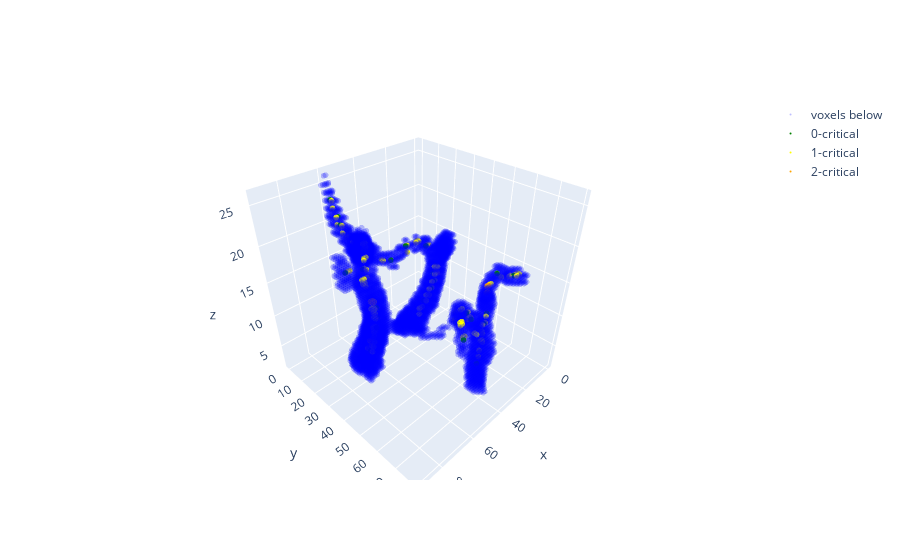

Notebook source saved alongside this figure:
### Code cell
plot_critical_cells(MC, distance_foreground, 0, [0,1,2])
MC.get_number_of_critical_cells(0)

### Figure 1 — Plotly figure (JSON) as saved in the notebook; plotly's stock layout.template omitted (floating-point values rounded to 4 significant figures; data arrays with more than 128 entries replaced by an {"elided": "..."} marker saying what was removed)
{"data": [{"marker": {"color": "blue", "size": 2}, "mode": "markers", "name": "voxels below", "opacity": 0.25, "type": "scatter3d", "x": {"elided": "7337 int values"}, "y": {"elided": "7337 int values"}, "z": {"elided": "7337 int values"}}, {"marker": {"color": "green", "size": 2}, "mode": "markers", "name": "0-critical", "type": "scatter3d", "x": [5, 14, 16, 18, 19, 19, 21, 24, 29, 31, 32, 38, 41, 45, 47, 57, 57, 58, 59, 64, 66, 67, 68, 69, 71, 74, 87], "y": [60, 57, 25, 25, 21, 26, 26, 24, 63, 19, 64, 66, 19, 66, 65, 4, 5, 1, 21, 76, 27, 30, 36, 38, 40, 37, 43], "z": [14, 15, 12, 11, 15, 10, 9, 7, 12, 16, 11, 6, 15, 14, 15, 21, 20, 23, 19, 16, 5, 6, 11, 13, 15, 20, 22]}, {"marker": {"color": "yellow", "size": 2}, "mode": "markers", "name": "1-critical", "type": "scatter3d", "x": [2, 2, 4, 4, 6, 7, 10, 10, 16, 17, 17, 18, 18, 18, 18, 19, 20, 20, 22, 22, 23, 23, 23, 23, 24, 25, 25, 26, 27, 27, 30, 30, 31, 31, 33, 33, 34, 34, 35, 35, 37, 37, 40, 40, 44, 44, 44, 45, 46, 46, 49, 50, 50, 50, 50, 51, 55, 55, 57, 57, 57, 58, 58, 58, 58, 58, 60, 61, 61, 62, 62, 62, 62, 63, 63, 64, 64, 65, 66, 67, 67, 67, 67, 67, 67, 67, 68, 68, 69, 70, 70, 71, 71, 71, 71, 72, 72, 72, 73, 73, 73, 73, 73, 74, 74, 76, 77, 78, 79, 85, 86], "y": [60, 61, 60, 61, 59, 59, 56, 57, 26, 21, 25, 21, 26, 26, 57, 57, 26, 26, 26, 26, 19, 20, 25, 25, 20, 20, 24, 24, 24, 24, 19, 19, 64, 64, 64, 64, 65, 65, 65, 66, 66, 66, 65, 66, 16, 17, 65, 65, 65, 65, 0, 0, 62, 62, 65, 65, 10, 11, 6, 6, 19, 2, 2, 4, 4, 19, 72, 72, 73, 25, 26, 73, 75, 27, 75, 27, 28, 28, 28, 28, 31, 31, 32, 33, 33, 34, 34, 35, 35, 37, 38, 36, 38, 39, 39, 36, 39, 40, 37, 37, 38, 38, 39, 38, 38, 40, 40, 42, 42, 43, 43], "z": [14, 14, 14, 14, 14, 14, 14, 14, 12, 15, 12, 15, 10, 11, 14, 14, 9, 10, 8, 9, 16, 16, 7, 8, 16, 16, 6, 6, 5, 6, 15, 16, 11, 12, 10, 11, 9, 10, 9, 9, 7, 8, 11, 11, 15, 15, 14, 14, 14, 15, 17, 17, 14, 15, 16, 16, 18, 18, 19, 20, 18, 22, 23, 20, 21, 18, 17, 17, 17, 20, 20, 17, 16, 20, 16, 20, 21, 21, 6, 6, 6, 7, 7, 8, 9, 10, 10, 11, 11, 13, 13, 21, 14, 14, 15, 21, 15, 15, 20, 21, 19, 20, 15, 18, 19, 19, 19, 20, 20, 22, 22]}, {"marker": {"color": "orange", "size": 2}, "mode": "markers", "name": "2-critical", "type": "scatter3d", "x": [16, 16, 17, 17, 20, 20, 21, 21, 67, 67, 68, 68, 72, 72, 73, 73], "y": [25, 26, 25, 26, 57, 57, 57, 57, 31, 32, 31, 32, 39, 40, 39, 40], "z": [11, 11, 11, 11, 13, 14, 13, 14, 8, 8, 8, 8, 16, 16, 16, 16]}], "layout": {"scene": {"aspectmode": "manual", "aspectratio": {"x": 1, "y": 1, "z": 1}}}}
